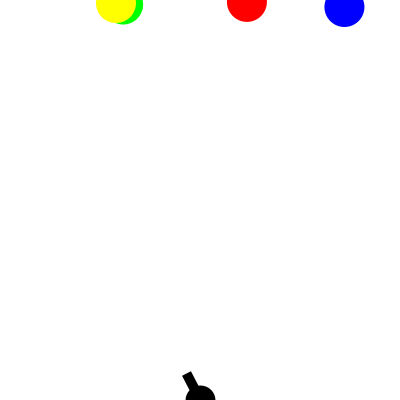
Frame 1 (no input)
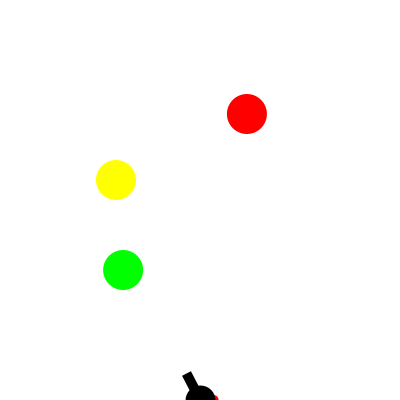
Frame 60 (the mouse pressed at the canvas centre just before this capture)
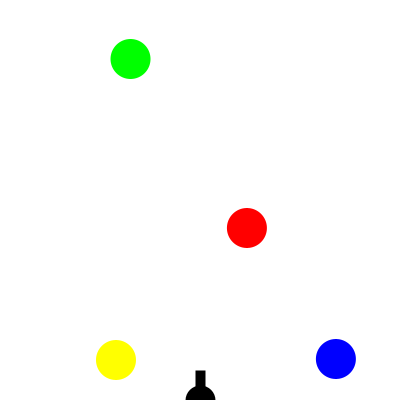
Frame 120 (the mouse held since frame 60 and released just before this capture)

The Processing sketch that drew these frames (run headless with seeded random() and noise(); from frame 60 on, the mouse is pressed at the canvas centre):

// Processing sketch: processing_143761
// ── processing_143761.pde

Dropper dropper1, dropper2, dropper3, dropper4;
Cannon cannon;
Projectile projectile;

void setup(){
  size(400,400);
  background(255);
  smooth();
  cannon = new Cannon();
  projectile = new Projectile();
  dropper1 = new Dropper(1.9);
  dropper2 = new Dropper(4.5);
  dropper3 = new Dropper(7);
  dropper4 = new Dropper(3);
}

void draw(){
  background(255);
  
  dropper1.update();
  dropper1.display(1);

  dropper2.update();
  dropper2.display(2);
  
  dropper3.update();
  dropper3.display(3);

  dropper4.update();
  dropper4.display(4);
  
  projectile.update(10);
  projectile.display(1);

  cannon.update(10);
  cannon.display();
}
class Cannon {

  PVector loc = new PVector(); // Point of cannon base
  float cannonLength = 30;
  float radius = 20; // Size of cannon's base
  float posx, posy; // Directional point of cannon's barrel
  
  Cannon() {
    loc.x = width/2;
    loc.y = height;
  }
  
  void update(float speed) {
    
    // This creates the turret of the cannon that follows the mouse
    float angle = atan2(mouseY-loc.y,mouseX-loc.x);
    posx = (cannonLength * cos(angle)) + loc.x;
    posy = (cannonLength * sin(angle)) + loc.y;
    
      if(keyPressed && keyCode==LEFT && loc.x >= radius){
        loc.x -= speed;
      }
      if(keyPressed && keyCode==RIGHT && loc.x <= width-radius){
        loc.x += speed;
      }
    }
  
  void display() {
    fill(0);
    stroke(0);
    strokeWeight(10);
    strokeCap(SQUARE);
    ellipse(loc.x,loc.y,radius,radius);
    line(loc.x,loc.y,posx,posy);
  }
}
class Dropper {
  
  float posx, posy; // Current location of Dropper.
  float radius = 40;
  float fallspeed;
  int DropperColor;
  
// Two inputs for Dropper: color, and fallspeed.
  Dropper(float speed) {   
// Object appears on top page within a margin
    posx = random(radius, width-radius); 
    posy = 0;
    fallspeed = speed;
  }
  
  void update() {
    
    posy += fallspeed;
    
    if(posy >= height+radius){ //When Dropper hits bottom of page...
//  Score -= 1; //Lose one point
    posy = 0 - radius; //Reset Dropper
    posx = random(10, width-10); 
    }
  }

  void display(int DropperColor) {
    if(DropperColor == 1){ //1 = RED
      fill(255,0,0);}
    if(DropperColor == 2){ //2 = GREEN
      fill(0,255,0);}
    if(DropperColor == 3){ //3 = BLUE
      fill(0,0,255);}
    if(DropperColor == 4){ //4 = YELLOW
      fill(255,255,0);}
    noStroke();
    ellipse(posx,posy,radius,radius);
  }
}
  
class Projectile {

  PVector loc = new PVector(); // Point of cannon base
  float ProjDist = 30;
  float radius = 20; // Size of cannon's base
  float targetX, targetY; // Directional point of cannon's barrel
  float ProjX, ProjY; // Current position of Projectile.
  float velocity = 10;
  float easing = 0.01;
  
  float px;
  float py;
  
  int loaded = 1;
  
  
  Projectile() {
    loc.x = width/2;
    loc.y = height;
    ProjX = loc.x;
    ProjY = loc.y;
    px = loc.x;
    py = loc.y;
  }
  
  void update(float speed) {
    
// This creates the turret of the cannon that follows the mouse
    float angle = atan2(py-loc.y,px-loc.x);
    targetX = (ProjDist * cos(angle)) + loc.x;
    targetY = (ProjDist * sin(angle)) + loc.y;
    
// Base moves with cannon when LEFT and RIGHT are pressed.   
    if(keyPressed && keyCode==LEFT && loc.x >= radius){
      loc.x -= speed;
    }
    if(keyPressed && keyCode==RIGHT && loc.x <= width-radius){
      loc.x += speed;
    }
      
// Fires projectile when mouse clicked
  
    if(mousePressed) {
      
      px = mouseX;
      py = mouseY;
//      ProjX += (targetX - ProjX) * easing;
//      ProjY += (targetY - ProjY) * easing;
      ProjDist += velocity;
      ProjX = loc.x;
      ProjY = loc.y;
      ProjY += (targetY - ProjY) * easing;
    } else {
   //   ProjDist = 30;

      ProjX += (targetX - ProjX) * easing;
      ProjY += (targetY - ProjY) * easing;
    }
  
    if(ProjX >= width || ProjX <= 0 || ProjY <= 0) {
      
      ProjX = loc.x;
      ProjY = loc.y;
      ProjDist = 0;
      px = loc.x;
      py = loc.y; 
      
      


    }
    
  if(dist(ProjX,ProjY,loc.x,loc.y)<5){
    loaded = 1;
  }else{
    loaded = 0;
  }
 
  
  println(loaded);
    
 //     ProjX = loc.x;
 //     ProjY = loc.y;
  }
  
  void display(int ProjColor) {
    
    if(ProjColor == 1){ //1 = RED
      fill(255,0,0);}
    if(ProjColor == 2){ //2 = GREEN
      fill(0,255,0);}
    if(ProjColor == 3){ //3 = BLUE
      fill(0,0,255);}
    if(ProjColor == 4){ //4 = YELLOW
      fill(255,255,0);}

    ellipse(ProjX,ProjY,10,10);
    noStroke();
    strokeWeight(1);
    strokeCap(SQUARE);
    line(loc.x,loc.y,targetX,targetY);
  }
}
